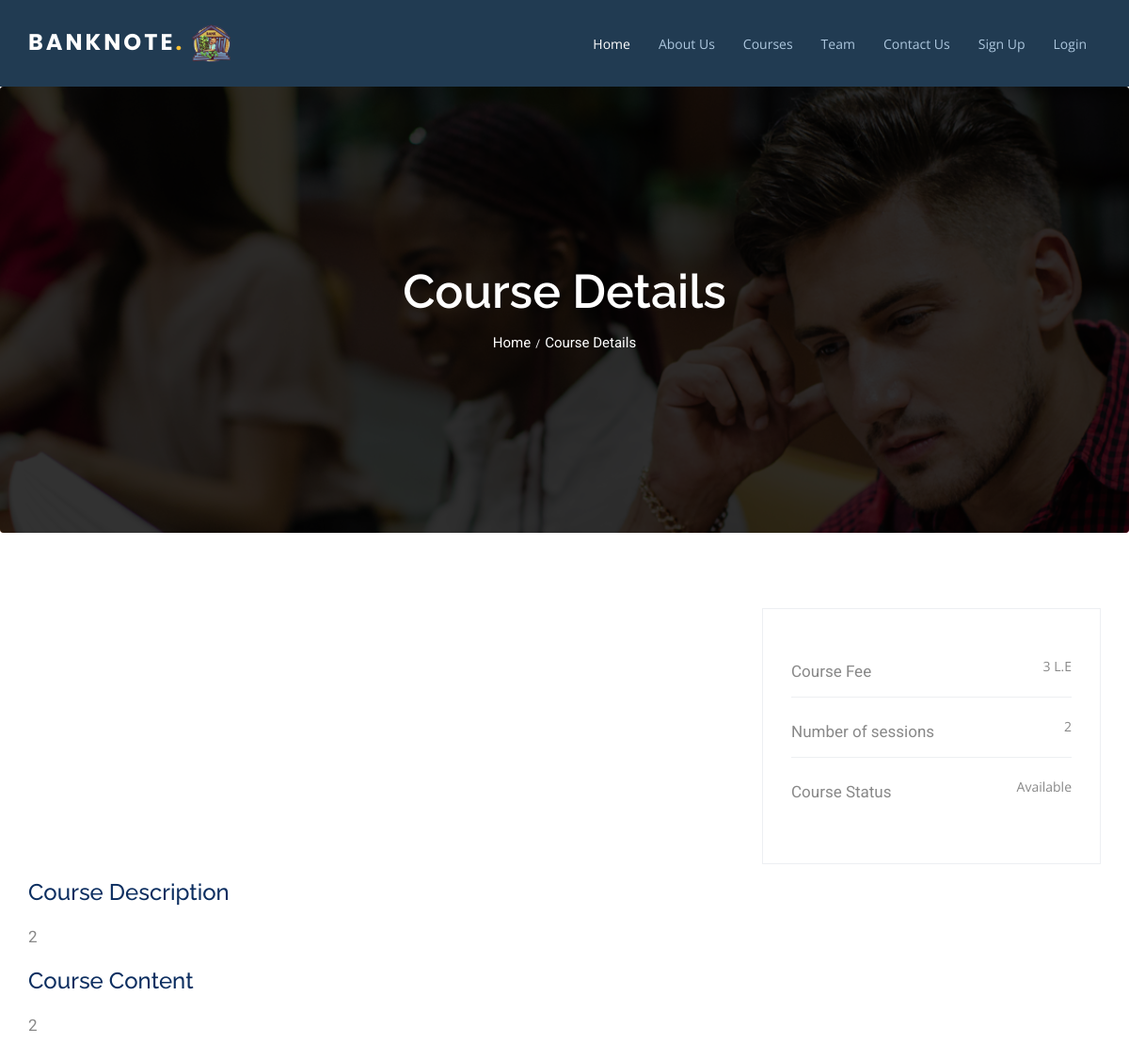
/course/course/3/, run on the app's committed database.
### course/models.py (models this page shows, shortened)
class Course(models.Model):
    Name=models.CharField(max_length=255)
    Description=models.TextField(max_length=3000)
    Number_of_Sessions=models.CharField(max_length=255)
    Course_Content=models.TextField(max_length=3000)
    Price=models.IntegerField(blank=True,null=True)
    Start_date=models.DateField(blank=True,null=True)
    Image = models.URLField(blank=True,default='https://www.abprojeyonetimi.com/wp-content/uploads/2019/09/online-course-development-process-must-know-outsource.jpeg')
    Status=models.CharField(max_length=255)
    Trainer = models.ForeignKey('trainer.Trainer', related_name='course',on_delete=models.SET_NULL,blank=True, null=True)

### course/views.py (the view)
# urls.py: path('course/<int:pk>/', views.CourseDetails.as_view(), name="details"),
class CourseDetails(DetailView):
    model=Course
    template_name='course_detail.html'

### course/templates/course_detail.html (shortened to what this page needs)
{% extends "base.html" %}
{% load static %}
{% block content %}
<section class="breadcrumb breadcrumb_bg">
    <div class="container">
        <div class="row">
            <div class="col-lg-12">
                <div class="breadcrumb_iner text-center">
                    <div class="breadcrumb_iner_item">
                        <h2>Course Details</h2>
                        <p>Home<span>/</span>Course Details</p>
                    </div>
                </div>
            </div>
        </div>
    </div>
</section>
<section class="course_details_area section_padding">
<div class="container">
  <div class="row">
    <div class="col-md-8">
    </div>
                <div class="col-lg-4 right-contents">
                    <div class="sidebar_top">
                        <ul>
                            <li>
                                <a class="justify-content-between d-flex" href="#">
                                    <p>Course Fee </p>
                                    {% if course.Price %}
                                    <span>{{course.Price}} L.E</span>
                                    {% else %}
                                    <span>Free</span>
                                    {% endif %}
                                </a>
                            </li>
                            <li>
                                <a class="justify-content-between d-flex" href="#">
                                    <p>Number of sessions</p>
                                    <span>{{course.Number_of_Sessions}}</span>
                                </a>
                            </li>
                            <li>
                                <a class="justify-content-between d-flex" href="#">
                                    <p>Course Status </p>
                                    <span>{{course.Status}}</span>
                                </a>
                            </li>
                        </ul>
                    </div>
                </div>
    <div class="col-md-8">
      <h3 class="my-3">Course Description</h3>
      <p>{{course.Description|safe}}</p>
    </div>
    <div class="col-md-8">
      <h3 class="my-3">Course Content</h3>
      <p>{{course.Course_Content|safe}}</p>
    </div>
    <div class="col-4">
    </div>
  </div>
</div>
{% endblock %}

### templates/base.html (shortened to what this page needs)
<!DOCTYPE html>
{% load static %}
<html lang="en">
<head>
  <link href="{% static 'assets/vendor/bootstrap/css/bootstrap.min.css'%}" rel="stylesheet">
  <link href="{% static 'assets/vendor/icofont/icofont.min.css'%}" rel="stylesheet">
  <link href="{% static 'assets/vendor/boxicons/css/boxicons.min.css'%}" rel="stylesheet">
  <link href="{% static 'assets/vendor/owl.carousel/assets/owl.carousel.min.css'%}" rel="stylesheet">
  <link href="{% static 'assets/vendor/venobox/venobox.css'%}" rel="stylesheet">
  <link href="{% static 'assets/vendor/aos/aos.css'%}" rel="stylesheet">
  <link rel="stylesheet" href="//cdn.jsdelivr.net/medium-editor/latest/css/medium-editor.min.css" type="text/css" media="screen" charset="utf-8">
  <link rel="stylesheet" href="{% static "css/style.css" %}">
  <link href="{% static 'assets/css/style.css'%}" rel="stylesheet">
<link
 rel="stylesheet"
 href="https://cdnjs.cloudflare.com/ajax/libs/animate.css/4.0.0/animate.min.css"/>
</head>
  <body>
      <header class="header ">
        <div class="container d-flex align-items-center " >
          <div class="logo mr-auto">
            <h1 class="text-light"><a href="{% url 'home' %}">Banknote<span>.</span>  </a><img src="{% static 'assets/img/logo.png'%}" alt="" class="img-fluid">
    </h1>
          </div>
          <nav class="nav-menu d-none d-lg-block ">
            <ul>
              <li class="active"><a href="{% url 'home' %}">Home</a></li>
              <li><a href="#about">About Us</a></li>
              <li><a href="#services">Courses</a></li>
              <li><a href="#team">Team</a></li>
              <li><a href="#contact">Contact Us</a></li>
              {% if user.is_authenticated %}
              <li class="drop-down"><a href="">{{user.first_name}}</a>
                <ul>
                  <li><a href="{% url 'users:edit' pk=user.pk%}">Edit Profile</a></li>
                  <li><a href="{% url 'users:password_change'%}">Change Password</a></li>
                  <li><a href="{% url 'users:logout'%}">Logout</a></li>
                  </ul>
                </li>
                {% else %}
                <li><a href="{% url 'users:signup' %}">Sign Up</a></li>
                <li><a href="{% url 'users:login' %}">Login</a></li>
                {% endif %}
            </ul>
          </nav>
        </div>
      </header>
      {% block content %}
      {% endblock %}
  </body>
</html>

### static/assets/css/style.css (style rules this page uses)
body { font-family: "Open Sans", sans-serif; color: #444444; }
a { color: #fdc134; }
h1, h2, h3, h4, h5, h6 { font-family: "Raleway", sans-serif; }
.header { z-index: 997; transition: all 0.5s; padding: 16px 0; background: #213b52; }
.header .logo h1 { font-size: 24px; margin: 0; padding: 10px 0; line-height: 1; font-weight: 700; letter-spacing: 3px; text-transform: uppercase; font-family: "Poppins", sans-serif; }
.header .logo h1 a, #header .logo h1 a:hover { color: #fff; text-decoration: none; }
.header .logo h1 a span, #header .logo h1 a:hover span { color: #fdc134; }
.header .logo img { padding: 0; margin: 0; max-height: 40px; }
.nav-menu, .nav-menu * { margin: 0; padding: 0; list-style: none; }
.nav-menu > ul > li { position: relative; white-space: nowrap; float: left; }
.nav-menu ul { border-radius: 6px; }
.nav-menu a { display: block; position: relative; color: #adc7de; padding: 10px 15px; transition: 0.3s; font-size: 14px; font-family: "Open Sans", sans-serif; }
.nav-menu a:hover, .nav-menu .active > a, .nav-menu li:hover > a { color: #fff; text-decoration: none; }
section { padding: 60px 0; overflow: hidden; }

### data on the page
Course: Price "3", Number_of_Sessions "2", Status "Available", Description "2", Course_Content "2"
